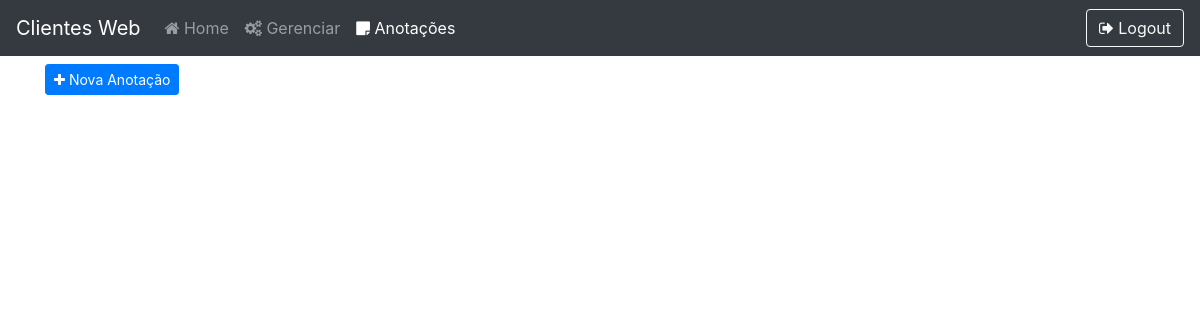
Before: /notes (signed in) with the older database file.
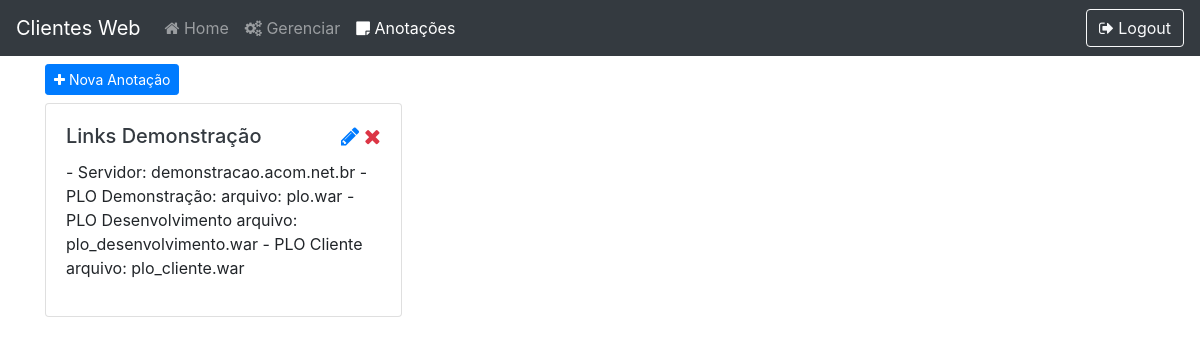
After: the same page with the newer database file.
### core/models.py (models this page shows, shortened)
class Note(models.Model):
    title = models.CharField('Title', max_length=300)
    text = models.TextField()

### core/views.py (the view)
# urls.py: path('notes', notes, name='notes'),
def notes(request):
    if str(request.user) != 'AnonymousUser':
        context = {
            'notes': Note.objects.all()
        }
        return render(request, 'notes.html', context=context)
    else:
        return loginUser(request)

### core/templates/notes.html (shortened to what this page needs)
{% load static %}
{% load custom_filters %}
<!DOCTYPE html>
<html lang="pt-br">
<head>
    <link rel="stylesheet" href="{% static 'css/style.css' %}">
    <link rel="stylesheet" href="https://cdnjs.cloudflare.com/ajax/libs/font-awesome/4.7.0/css/font-awesome.min.css">
    <link rel="stylesheet" href="https://stackpath.bootstrapcdn.com/bootstrap/4.5.0/css/bootstrap.min.css">
</head>
<body>
    <nav class="navbar stick-top navbar-expand-lg navbar-dark bg-dark">
        <a class="navbar-brand" href="{% url 'index' %}">Clientes Web</a>
        <div class="collapse navbar-collapse" id="navbarTogglerDemo03">
            <ul class="navbar-nav mr-auto mt-2 mt-lg-0 navbar-left">
                <li class="nav-item"><a class="nav-link" href="{% url 'index' %}"><i class="fa fa-home"></i> Home</a></li>
                <li class="nav-item"><a class="nav-link" href="{% url 'manager' %}"><i class="fa fa-cogs"></i> Gerenciar</a></li>
                <li class="nav-item"><a class="nav-link active" href="{% url 'notes' %}"><i class="fa fa-sticky-note"></i> Anotações</a></li>
            </ul>
            <a href="{% url 'logout' %}" type="button" class="btn btn-outline-light"><i class="fa fa-sign-out"></i> Logout</a>
        </div>
    </nav>
    <div class="container">
        <div class="row justify-content-sm-between mt-2 mb-2">
            <div class="col-auto"><a class="btn btn-sm btn-primary" href="{% url 'newNote' %}"><i class="fa fa-plus"></i> Nova Anotação</a></div>
        </div>
        <div class="card-columns">
            {% for note in notes %}
                <div class="card">
                    <div class="card-body">
                        <div class="row justify-content-sm-between">
                            <div class="col-auto">
                                <h5 class="card-title ">
                                    <a class="text-dark" href="{% url 'editNote' idNote=note.id %}">{{ note.title }}</a>
                                </h5>
                            </div>
                            <div class="col-auto">
                                <a href="{% url 'editNote' idNote=note.id %}" class="text-primary"><i class="fa fa-pencil fa-lg"></i></a>
                                <a href="{% url 'deleteNote' idNote=note.id %}" class="text-danger"><i class="fa fa-remove fa-lg"></i></a>
                            </div>
                        </div>
                        <p>{{ note.text }}</p>
                    </div>
                </div>
            {% endfor %}
        </div>
    </div>
</body>
</html>

Changed rows visible on the page:
added Note: title "Links Demonstração", text "- Servidor: demonstracao.acom.net.br - PLO Demonstração: arquivo: plo.war - PLO Desenvolvimento arquivo: plo_desenvolvimento.war - PLO Cliente arquivo: plo_cliente.war"
